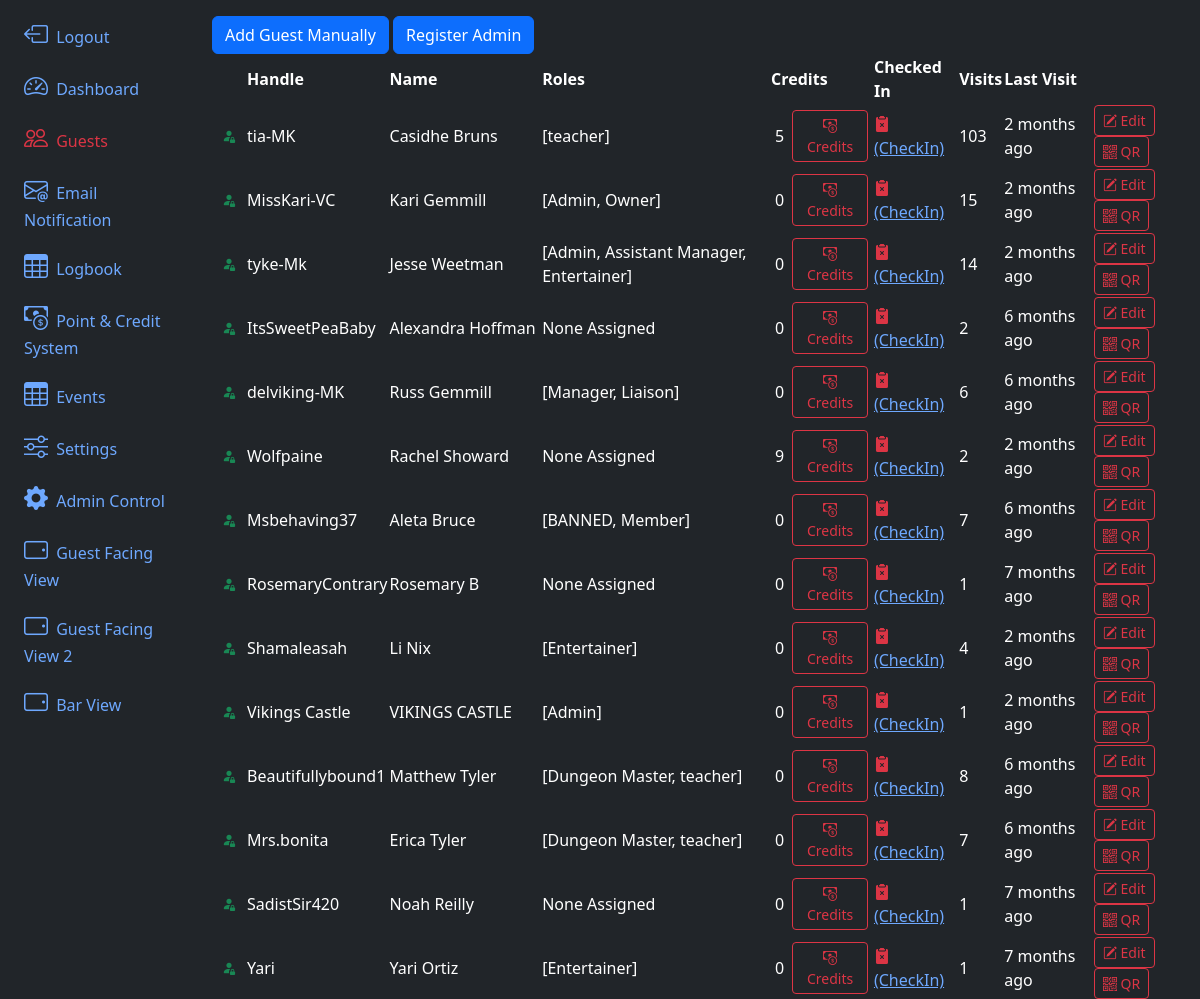
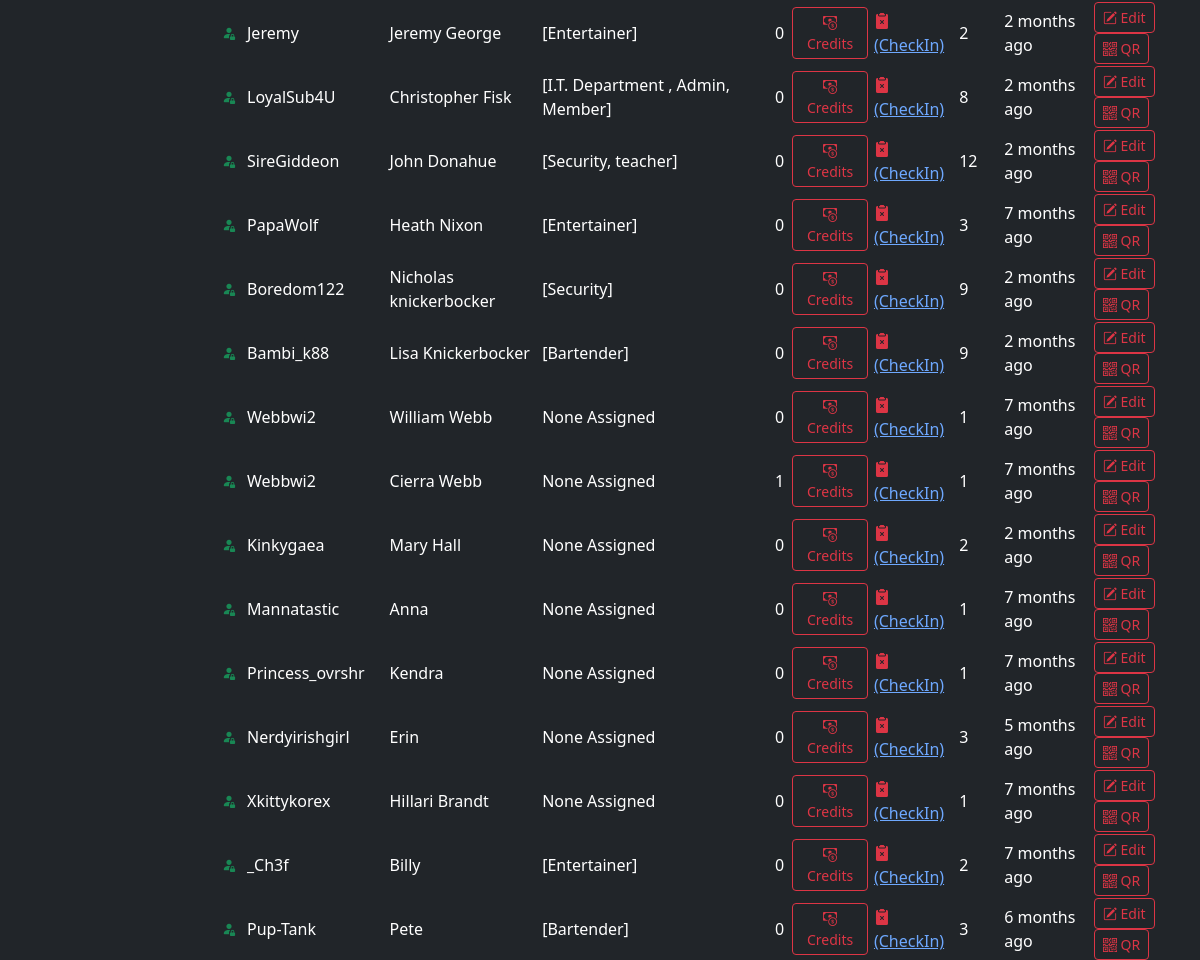
Page /guests/ (upper part) on the earlier database version (2 pictures, top to bottom).
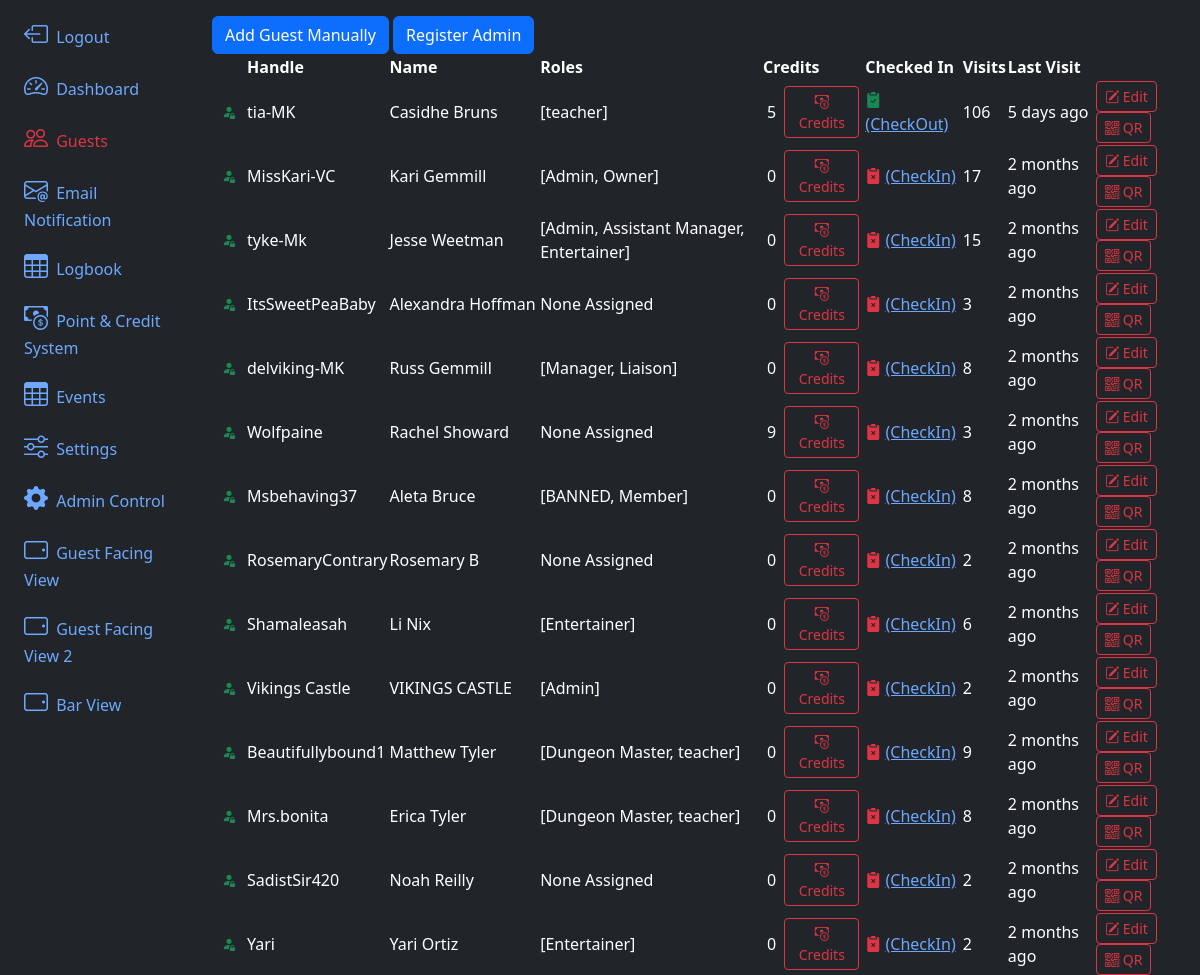
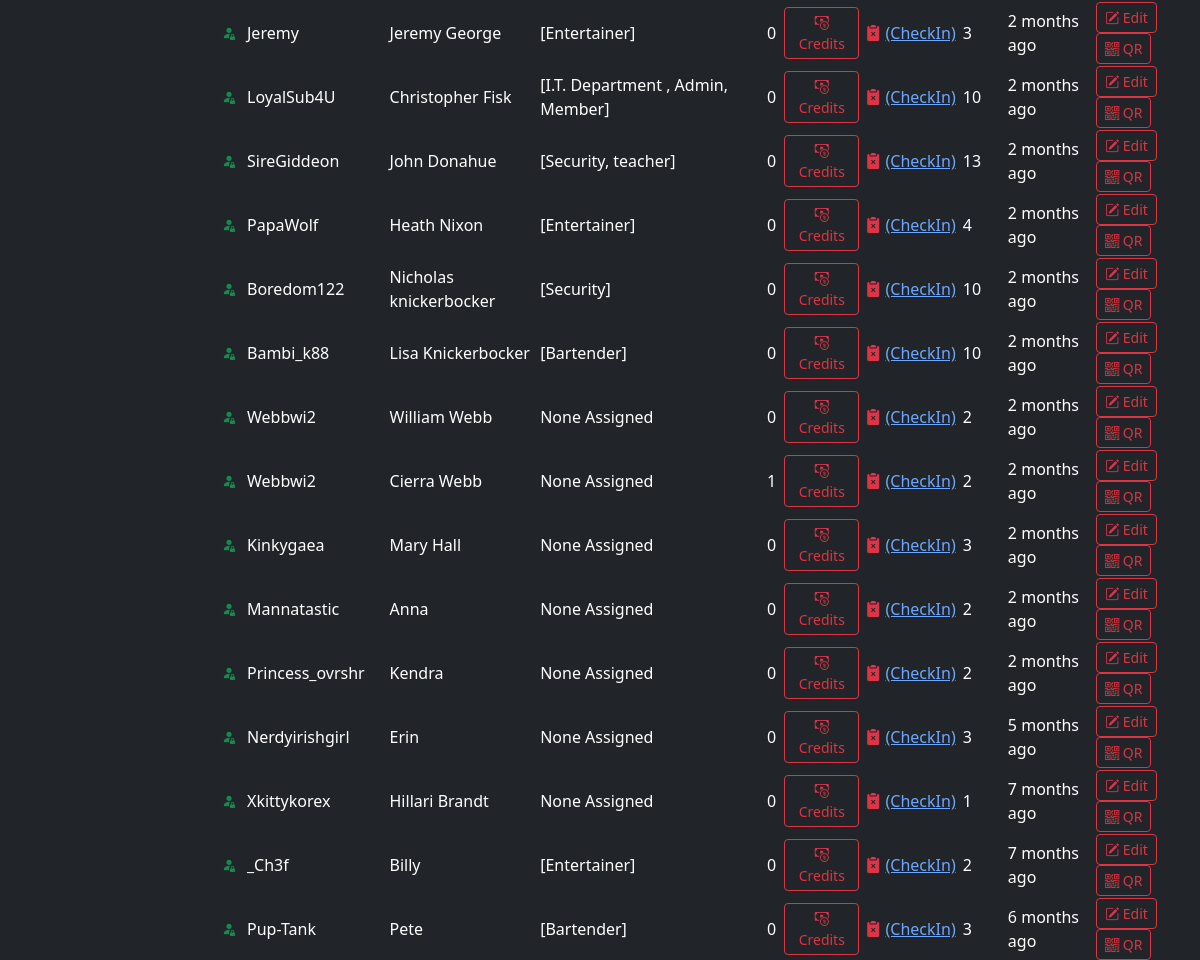
Same page on the later database version (2 pictures, top to bottom).
### app/models.py (models this page shows, shortened)
@dataclass
class Guest(db.Model, UserMixin):
    id:int = db.Column(db.Integer, primary_key=True)
    uuid:str  = db.Column(db.String, unique=True, name="uuid")
    fetUsername:str  = db.Column(db.String(100) )
    name:str  = db.Column(db.String(100), nullable=False)
    email:str  = db.Column(db.String(200), nullable=False)
    phone:str  = db.Column(db.String(20))
    barStatus:int = db.Column(db.Integer, default=0)
    checkin_blocked:bool = db.Column(db.Boolean(), default=False)
    password:str  = db.Column(db.String(255))
    allow_qrcode_refresh:bool = db.Column(db.Boolean(), default=True)
    roles = db.relationship('Role', backref=db.backref('guests'), secondary=guest_role)
    performs = db.relationship('Addon', backref='guests', secondary='guest_addons')
    termsCheck:bool = db.Column(db.Boolean(), default=False)
    termsDate = db.Column(db.DateTime(timezone=True), server_default=func.now())
    membershipEmailSent:bool = db.Column(db.Boolean(), default=False)
    membershipEmailSentDate = db.Column(db.DateTime(timezone=True), server_default=None)
    membershipStart = db.Column(db.DateTime(timezone=True), server_default=None)
    membershipEnd = db.Column(db.DateTime(timezone=True), server_default=None)
    credit = db.relationship('GuestCredit',backref='guest')
    logbook = db.relationship('Guestlog', backref='guest')
    checkedIn:bool = db.Column(db.Boolean(), default=False)
    lastVisit = db.Column(db.DateTime(timezone=True), server_default=None)
    lastCheckOut = db.Column(db.DateTime(timezone=True), server_default=None)
    created_at = db.Column(db.DateTime(timezone=True), server_default=func.now())

@dataclass
class Role(db.Model):
    id:int = db.Column(db.Integer, primary_key=True)
    name:str  = db.Column(db.String(100))
    description:str  = db.Column(db.String(200))
    permissions:str  = db.Column(db.String(200))
    skip_payment_at_checkin:bool = db.Column(db.Boolean(), default=False)
    skip_tos_update_at_checkin:bool = db.Column(db.Boolean(), default=False)
    allow_login_to_backoffice:bool = db.Column(db.Boolean(), default=False)
    allow_password_reset:bool = db.Column(db.Boolean(), default=False)
    notify_staff_on_checkin:bool = db.Column(db.Boolean(), default=False)
    auto_checkout_on_event_end:bool = db.Column(db.Boolean(), default=False)
    def __repr__(self):
        return f'{self.name}'

@dataclass
class GuestCredit(db.Model):
    id:int = db.Column(db.Integer, primary_key=True)
    lastUpdate = db.Column(db.DateTime(timezone=True), server_default=None)
    guest_id = db.Column(db.Integer, db.ForeignKey('guest.id'), nullable=False)
    points:int  = db.Column(db.Integer, nullable=False, default=0)
    generalAmount:int  = db.Column(db.Integer, nullable=False, default=0)
    specialEventAmount:int  = db.Column(db.Integer, nullable=False, default=0)
    privateSessionAmount:int  = db.Column(db.Integer, nullable=False, default=0)

### app/routes.py (the view, shortened to what this page needs)
@app.route('/guests/', methods=['GET', 'POST'])
def guests():
    return render_template('guests.html', guests=Guest.query.all(), settings = Setting.query.first(), roles = Role.query.all(), guestVisitLog=Guestlog.query.all(), guestVisitCounts=Guestlog.query.with_entities(Guestlog.userID, func.count(Guestlog.id)).group_by(Guestlog.userID).all())

### app/__init__.py (called while the page is built)
@app.template_filter('get_general_credits')
def get_general_credits(credit):
    return sum(x.generalAmount for x in credit)

### app/templates/guests.html (shortened to what this page needs)
{% extends 'layout.html' %}
{% block content %}
<div id="toolbar">
    <button type="button" class="btn btn-primary" data-bs-toggle="modal" data-bs-target="#registerModal"
        data-bs-mode="new">Add Guest Manually</button>
    <a href="/registerAdmin"><button type="button" class="btn btn-primary">Register Admin</button></a>
</div>
<table class="table-dark rounded-3 overflow-hidden" data-toolbar="#toolbar" data-toggle="table"
    data-show-columns="true">
    <thead>
        <tr>
            <th scope="col" data-switchable="true"></th>
            <th data-sortable="true" scope="col" data-switchable="false">Handle</th>
            <th data-sortable="true" scope="col" data-field="name" data-visible="false" class='d-none d-md-table-cell'>
                Name</th>
            <th data-sortable="true" scope="col" class='d-none d-xl-table-cell' data-switchable="false">Roles</th>
            <th data-sortable="true" scope="col" class='d-none d-xl-table-cell' data-switchable="false">Credits</th>
            <th data-sortable="true" scope="col" class='d-none d-lg-table-cell' data-switchable="false">Checked In</th>
            <th data-sortable="true" scope="col" class='d-none d-lg-table-cell' data-switchable="false">Visits</th>
            <th data-sortable="true" scope="col" class='d-none d-md-table-cell' data-switchable="false">Last Visit</th>
            <th data-align="right" scope="col" data-switchable="false"></th>
        </tr>
    </thead>
    <tbody>
        {% for guest in guests %}
        <tr>
            <td>
                <button type="button" class="btn btn-sm" data-bs-mode="edit" data-bs-uuid="{{guest.id}}">
                    {% if guest.checkin_blocked == None %}
                    <i class="bi bi-person-fill-lock text-success"></i>
                    {% elif guest.checkin_blocked == False %}
                    <i class="bi bi-person-fill-lock text-success"></i>
                    {% else %}
                    <i class="bi bi-person-fill-lock text-danger"></i>
                    {% endif %}
                </button>
            </td>
            <td>
                {% if guest.fetUsername %}
                {{guest.fetUsername}}
                {% else %}
                {{guest.name}}
                {% endif %}
            </td>
            <td class='d-none d-md-table-cell'>{{guest.name}}</td>
            {% if guest.roles %}
            <td class='d-none d-xl-table-cell'>{{guest.roles}}</td>
            {% else %}
            <td class='d-none d-xl-table-cell'>None Assigned</th>
                {% endif %}
            <td class=''>
                <div class="d-flex flex-row justify-content-between align-items-center">
                    <div class="px-1">{{guest.credit | get_general_credits }}</div>
                    <div class="px-1"><a href="/guestCredit/{{guest.id}}"><button type="button"
                                class="btn btn-sm btn-outline-danger"><i class="bi bi-cash-coin"></i>
                                Credits</button></a></div>
                </div>
            </td>
            {% if guest.checkedIn %}
            <td class='d-none d-lg-table-cell'><i class="bi bi-clipboard2-check-fill text-success"></i> <a
                    href="/checkOut/{{guest.id}}/Manually?next=%2Fguests">(CheckOut)</a></td>
            {% else %}
            <td class='d-none d-lg-table-cell'><i class="bi bi-clipboard2-x-fill text-danger"></i> <a
                    href="/checkIn/{{guest.id}}/Manually?next=%2Fguests">(CheckIn)</a></td>
            {% endif %}
            {% if guestVisitCounts[guest.id] %}
            <td>{{guestVisitCounts[guest.id][1]}}</td>
            {% else %}
            <td>0</td>
            {% endif %}
            {% if guest.lastVisit %}
            <td>{{ moment(guest.lastVisit).fromNow() }}</td>
            {% else %}
            <td>Never</td>
            {% endif %}
            <td >
                <button type="button" class="btn btn-sm btn-outline-danger" data-bs-toggle="modal"
                    data-bs-target="#registerModal" data-bs-mode="edit" data-bs-uuid="{{guest.id}}"
                    data-bs-roles="{{guest.roles}}"><i class="bi bi-pencil-square"></i> Edit</button>
                <button type="button" class="btn btn-sm btn-outline-danger" data-bs-toggle="modal"
                    data-bs-target="#qrModal" data-bs-qr="{{guest.uuid}}"><i class="bi bi-qr-code"></i> QR</button>
            </td>
        </tr>
        {% endfor %}
    </tbody>
</table>
{% endblock content %}

### app/templates/layout.html (shortened to what this page needs)
<!doctype html>
<html lang="en" data-bs-theme="dark">
<head>
    <link href="https://cdn.jsdelivr.net/npm/bootstrap@5.3.3/dist/css/bootstrap.min.css" rel="stylesheet"
>
    <link rel="stylesheet" href="https://cdn.jsdelivr.net/npm/bootstrap-icons@1.11.3/font/bootstrap-icons.min.css">
    <link rel="stylesheet" href="https://cdn.jsdelivr.net/npm/bootstrap-table@1.23.2/dist/bootstrap-table.min.css">
    <link rel="stylesheet"
        href="https://cdn.jsdelivr.net/npm/bootstrap-select@1.14.0-beta2/dist/css/bootstrap-select.min.css">
</head>
<body>
    <div class="container-fluid">
        <div class="row flex-nowrap">
            <div class="col-auto col-md-3 col-xl-2 px-sm-2 px-0 bg-dark">
                <div class="d-flex flex-column align-items-center align-items-sm-start px-3 pt-2 text-white min-vh-100">
                    <ul class="nav nav-pills flex-column mb-sm-auto mb-0 align-items-center align-items-sm-start"
                        id="menu">
                        <li class="nav-item">
                            <a href="/logout" class="nav-link align-middle px-0">
                                <i class="fs-4 bi-box-arrow-left"></i> <span
                                    class="ms-1 d-none d-sm-inline">Logout</span>
                            </a>
                        </li>
                        <li class="nav-item">
                            <a href="/dashboard"
                                class="nav-link align-middle px-0 {% if request.endpoint == 'dashboard' %}text-danger{% endif %}">
                                <i class="fs-4 bi-speedometer2"></i> <span
                                    class="ms-1 d-none d-sm-inline">Dashboard</span>
                            </a>
                        </li>
                        <li class="nav-item">
                            <a href="/guests"
                                class="nav-link px-0 align-middle {% if request.endpoint == 'guests' %}text-danger{% endif %}">
                                <i class="fs-4 bi-people"></i> <span class="ms-1 d-none d-sm-inline">Guests</span>
                            </a>
                        </li>
                        <li class="nav-item">
                            <a href="/notificationEmailer"
                                class="nav-link px-0 align-middle {% if request.endpoint == 'emailer' %}text-danger{% endif %}">
                                <i class="fs-4  bi-envelope-at"></i> <span class="ms-1 d-none d-sm-inline">Email
                                    Notification</span>
                            </a>
                        </li>
                        <li class="nav-item">
                            <a href="/logbook"
                                class="nav-link px-0 align-middle {% if request.endpoint == 'logbook' %}text-danger{% endif %}">
                                <i class="fs-4 bi-table "></i> <span class="ms-1 d-none d-sm-inline">Logbook</span></a>
                        </li>
                        <li class="nav-item">
                            <a href="/credits"
                                class="nav-link px-0 align-middle {% if request.endpoint == 'credits' %}text-danger{% endif %}">
                                <i class="fs-4 bi-cash-coin "></i> <span class="ms-1 d-none d-sm-inline">Point & Credit
                                    System</span></a>
                        </li>
                        <li class="nav-item">
                            <a href="/events"
                                class="nav-link px-0 align-middle {% if request.endpoint == 'events' %}text-danger{% endif %}">
                                <i class="fs-4 bi-table "></i> <span class="ms-1 d-none d-sm-inline">Events</span></a>
                        </li>
                        <li class="nav-item">
                            <a href="/settings"
                                class="nav-link px-0 align-middle {% if request.endpoint == 'settings' %}text-danger{% endif %}">
                                <i class="fs-4 bi-sliders "></i> <span
                                    class="ms-1 d-none d-sm-inline">Settings</span></a>
                        </li>
                        <li class="nav-item">
                            <a target="_blank" rel="noopener noreferrer" href="/admin"
                                class="nav-link px-0 align-middle">
                                <i class="fs-4 bi-gear-fill "></i> <span class="ms-1 d-none d-sm-inline">Admin
                                    Control</span></a>
                        </li>
                        <li class="nav-item">
                            <a target="_blank" rel="noopener noreferrer" href="/guestView"
                                class="nav-link px-0 align-middle">
                                <i class="fs-4 bi-tablet-landscape "></i> <span class="ms-1 d-none d-sm-inline">Guest
                                    Facing
                                    View</span></a>
                        </li>
                        <li class="nav-item">
                            <a target="_blank" rel="noopener noreferrer" href="/guestView2"
                                class="nav-link px-0 align-middle">
                                <i class="fs-4 bi-tablet-landscape "></i> <span class="ms-1 d-none d-sm-inline">Guest
                                    Facing
                                    View 2</span></a>
                        </li>
                        <li class="nav-item">
                            <a target="_blank" rel="noopener noreferrer" href="/barView"
                                class="nav-link px-0 align-middle">
                                <i class="fs-4 bi-tablet-landscape "></i> <span class="ms-1 d-none d-sm-inline">Bar View</span></a>
                        </li>
                    </ul>
                </div>
            </div>
            <div class="col py-3 bg-dark text-light">
                {% block content %}{% endblock %}
            </div>
        </div>
    </div>
</body>
</html>

Differences in the rows shown:
changed Guest "tia-MK": guestVisitCounts "103" → "106"; lastVisit "2 months ago" → "5 days ago"; checkedIn "(CheckIn)" → "(CheckOut)"
changed Guest "MissKari-VC": guestVisitCounts "15" → "17"
changed Guest "tyke-Mk": guestVisitCounts "14" → "15"
changed Guest "ItsSweetPeaBaby": id "2" → "3"; lastVisit "6 months ago" → "2 months ago"
changed Guest "delviking-MK": guestVisitCounts "6" → "8"; lastVisit "6 months ago" → "2 months ago"
changed Guest "Wolfpaine": guestVisitCounts "2" → "3"
changed Guest "Msbehaving37": guestVisitCounts "7" → "8"; lastVisit "6 months ago" → "2 months ago"
changed Guest "RosemaryContrary": guestVisitCounts "1" → "2"; lastVisit "7 months ago" → "2 months ago"
changed Guest "Shamaleasah": guestVisitCounts "4" → "6"
changed Guest "Vikings Castle": guestVisitCounts "1" → "2"
changed Guest "Beautifullybound1": guestVisitCounts "8" → "9"; lastVisit "6 months ago" → "2 months ago"
changed Guest "Mrs.bonita": guestVisitCounts "7" → "8"; lastVisit "6 months ago" → "2 months ago"
changed Guest "SadistSir420": guestVisitCounts "1" → "2"; lastVisit "7 months ago" → "2 months ago"
changed Guest "Yari": guestVisitCounts "1" → "2"; lastVisit "7 months ago" → "2 months ago"
changed Guest "Jeremy": guestVisitCounts "2" → "3"
changed Guest "LoyalSub4U": guestVisitCounts "8" → "10"
changed Guest "SireGiddeon": guestVisitCounts "12" → "13"
changed Guest "PapaWolf": guestVisitCounts "3" → "4"; lastVisit "7 months ago" → "2 months ago"
changed Guest "Boredom122": guestVisitCounts "9" → "10"
changed Guest "Bambi_k88": guestVisitCounts "9" → "10"
changed Guest "William Webb": termsCheck "1" → "2"; lastVisit "7 months ago" → "2 months ago"
changed Guest "Cierra Webb": termsCheck "1" → "2"; lastVisit "7 months ago" → "2 months ago"
changed Guest "Kinkygaea": guestVisitCounts "2" → "3"
changed Guest "Mannatastic": termsCheck "1" → "2"; lastVisit "7 months ago" → "2 months ago"
changed Guest "Princess_ovrshr": termsCheck "1" → "2"; lastVisit "7 months ago" → "2 months ago"
